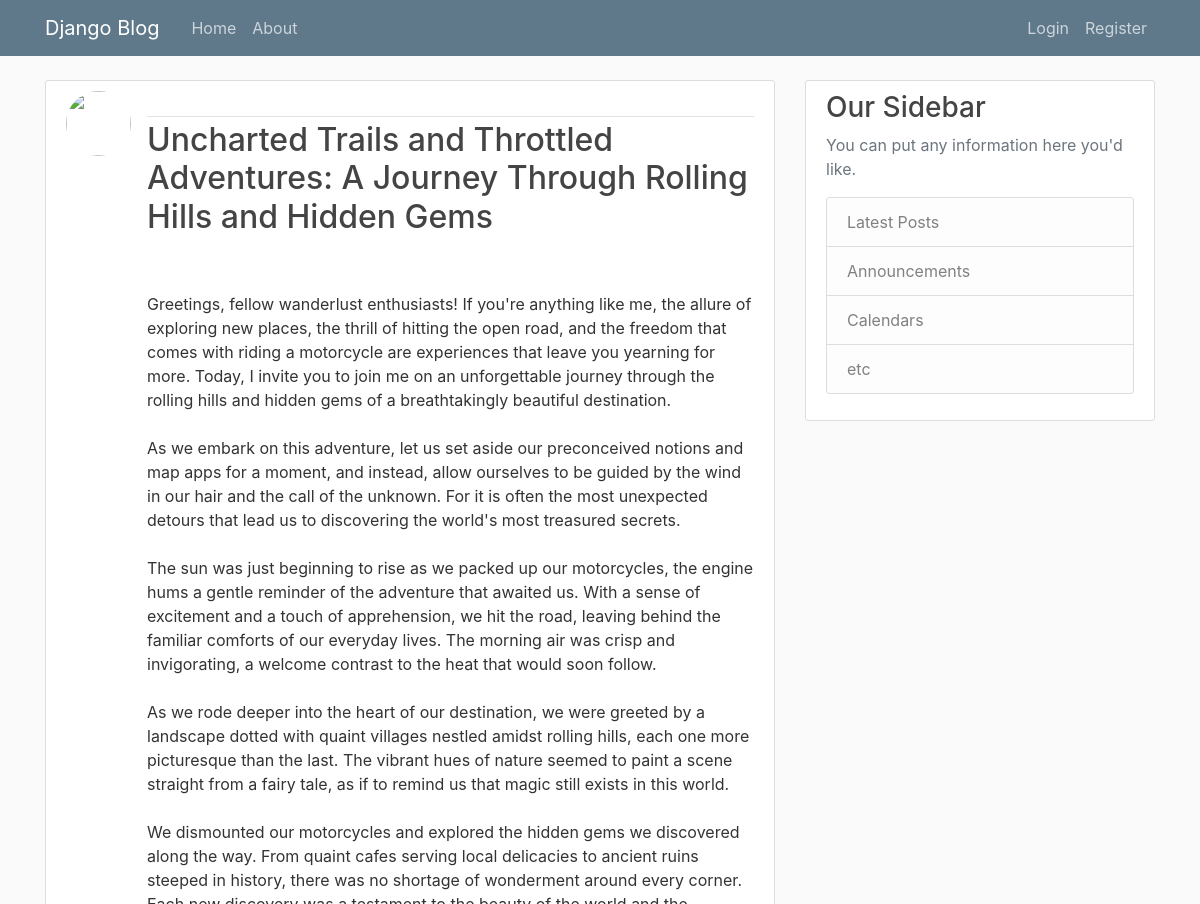
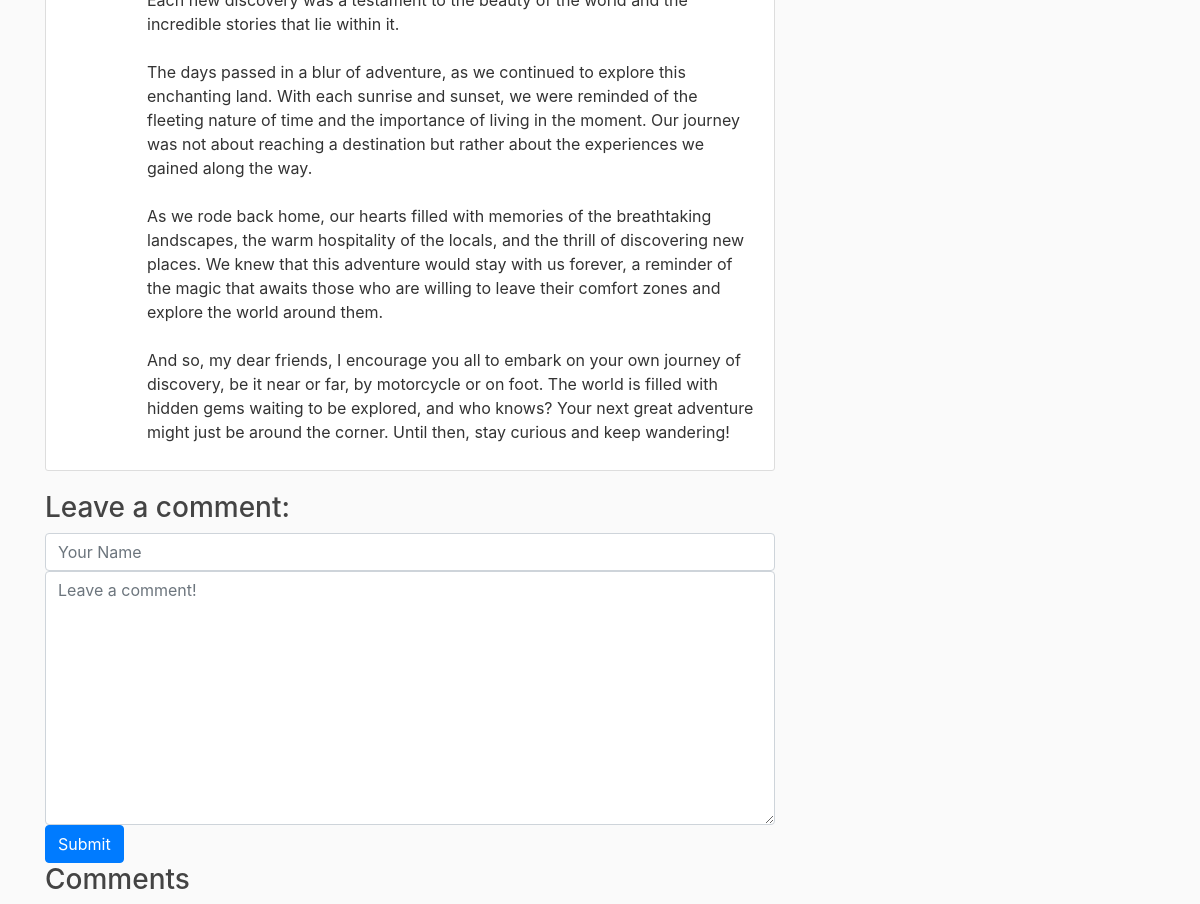
Screenshot of /post/11/ with the database file from the repository (2 pictures, top to bottom).
### blog/models.py (models this page shows, shortened)
class Post(models.Model):
    title = models.CharField(max_length=100)
    content = models.TextField()
    date_posted = models.DateTimeField(default=timezone.now)
    author = models.ForeignKey(User, on_delete=models.CASCADE)

### blog/views.py (the view, shortened to what this page needs)
# urls.py: path('post/<int:pk>/', views.post_detail, name='post-detail'),
def post_detail(request, pk):
    post = Post.objects.get(pk=pk)
    form = CommentForm()
    comments = Comment.objects.filter(post=post)
    context = {
            "post": post,
            "comments": comments,
            "form": CommentForm(),
            }
    return render(request, "blog/post_detail.html", context)

### blog/forms.py
class CommentForm(forms.Form):
    author = forms.CharField(
            max_length=60,
            widget=forms.TextInput(
                attrs={"class": "form-control", "placeholder": "Your Name"}
            ),
    )
    body = forms.CharField(
            widget=forms.Textarea(
                attrs={"class": "form-control", "placeholder": "Leave a comment!"}
            )
    )

### blog/templates/blog/post_detail.html (shortened to what this page needs)
{% extends "blog/base.html" %}
{% block content %}
        <article class="media content-section">
          <img class="rounded-circle article-img" src="{{ object.author.profile.image.url }}">
          <div class="media-body">
            <div class="article-metadata">
            </div>
            <h2 class="article-title">{{ post.title }}</h2>
            <p class="article-content">{{ post.content }}</p>
          </div>
        </article>
	<h3>Leave a comment:</h3>
    	<form method="post">
            <div>
                    {{ form.author }}
            </div>
            <div>
                    {{ form.body }}
            </div>
            <button type="submit" class="btn btn-primary">Submit</button>
    	</form>
	<h3>Comments</h3>
{% endblock content %}

### blog/static/blog/main.css (style rules this page uses)
body { background: #fafafa; color: #333333; margin-top: 5rem; }
h1, h2, h3, h4, h5, h6 { color: #444444; }
.content-section { background: #ffffff; padding: 10px 20px; border: 1px solid #dddddd; border-radius: 3px; margin-bottom: 20px; }
.article-title { color: #444444; }
.article-content { white-space: pre-line; }
.article-img { height: 65px; width: 65px; margin-right: 16px; }
.article-metadata { padding-bottom: 1px; margin-bottom: 4px; border-bottom: 1px solid #e3e3e3 }

### rows the page displays
Post: title "Uncharted Trails and Throttled Adventures: A Journey Through Rolling Hills and Hidden Gems", content "Greetings, fellow wanderlust enthusiasts! If you're anything like me, the allure of exploring new places, the thrill of hitting the open road, and the freedom that comes with riding a motorcycle are experiences that leave you yearning for more. Today, I invite you to join me on an unforgettable journey through the rolling hills and hidden gems of a breathtakingly beautiful destination. As we embark on this adventure, let us set aside our preconceived notions and map apps for a moment, and instead, allow ourselves to be guided by the wind in our hair and the call of the unknown. For it is often the most unexpected detours that lead us to discovering the world's most treasured secrets. The…"
